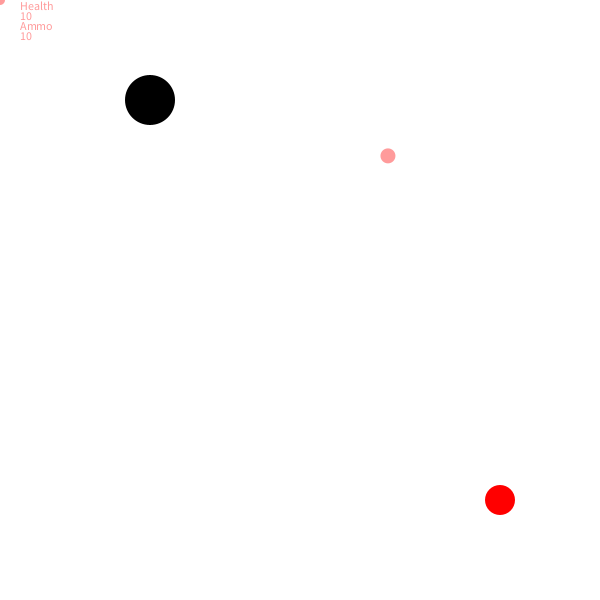
Frame 1 (no input)
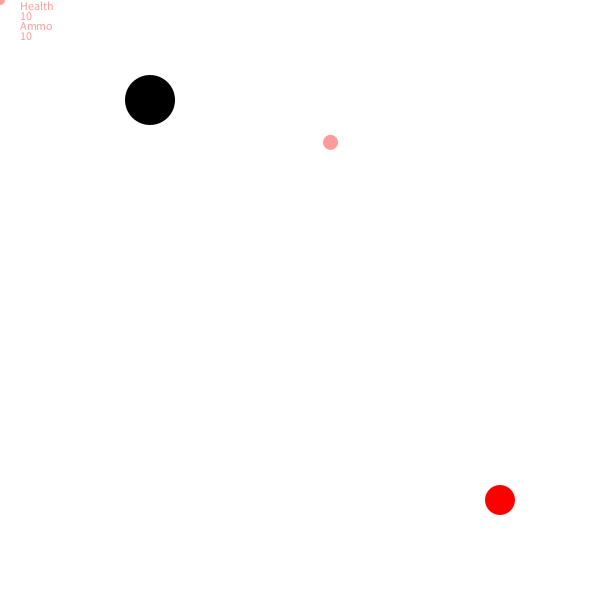
Frame 60 (the mouse pressed at the canvas centre just before this capture)
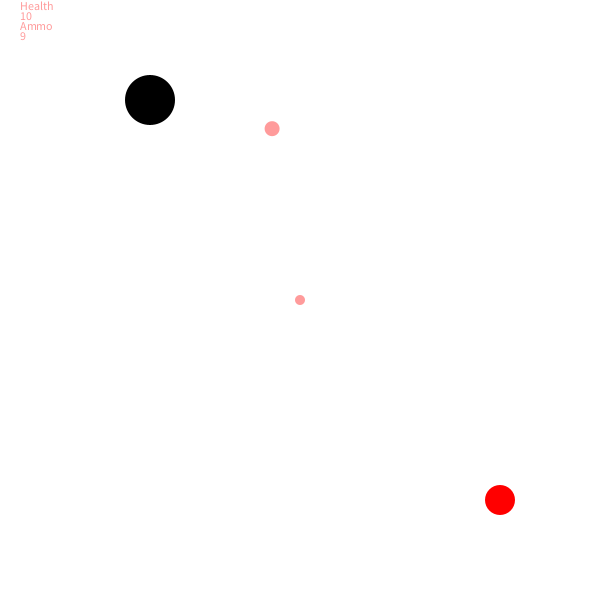
Frame 120 (the mouse held since frame 60 and released just before this capture)

The Processing sketch that drew these frames (run headless with seeded random() and noise(); from frame 60 on, the mouse is pressed at the canvas centre):

// Processing sketch: Enemies
// ── Enemies.pde
//global variables
float x = 150;
float y = 100;
float speed = 5;
int wait = 2000;
boolean reload;
long reloadStartTime;
float zombieSpeed = 1;
Boolean started = false;
PVector zombieDude;

int rad = 250;
float theta = 0;
PVector enemy, player, projectile, target;


Player p1 = new Player(150, 100, 10, 10);
Enemy e1 = new Enemy(500, 500, 1, 1);

void setup() {
  size(600,600);
  zombieDude = new PVector(random(width), random(height), 0.);
  ellipseMode(CENTER);
  noStroke();
  fill(255, 0,0);
}
  

void draw() {
  background(255);
  display();
  
  fill(255, 0, 0, 100);
  ellipse(mouseX, mouseY, 10, 10); //aim
  
  text("Health", 20, 10);
  text(p1.health, 20 ,20);
  text("Ammo", 20, 30);
  text(p1.maxAmmo, 20, 40);
  
  // i didnt know how to make an object follow player so i copied most of this code https://forum.processing.org/one/topic/how-do-i-get-objects-to-follow-a-separate-moving-object.html
 
  ellipse(zombieDude.x, zombieDude.y,15, 15);
  float angle = atan2(p1.y-zombieDude.y, p1.x-zombieDude.x);
  float newX = cos(angle)*zombieSpeed + zombieDude.x;
  float newY = sin(angle)*zombieSpeed + zombieDude.y;
  zombieDude.set(newX, newY, 0.);
  
  if(p1.y==zombieDude.y && p1.x==zombieDude.x){
    p1.health = p1.health - 1;
  }
    
  
  
}
    


//character display

  
void display() {
  fill(0,0,0);
    ellipse(p1.x, p1.y, 50, 50);
    if(x > width - 25){
      p1.x = width -25;
    }if(y > height){
      p1.y = height - 25;
    }if(p1.x < 0 + 25){
      p1.x = 0 + 25;
    }if(p1.y < 0 + 25){
      p1.y = 0 + 25;
    }
    
if (reload) {
  if (millis() > (reloadStartTime + wait)) {
    p1.maxAmmo= 10;
    reload = false;
  }
  
}

//enemy display
  fill(255,0,0);
    ellipse(e1.x, e1.y, 30, 30);
    
}
void keyPressed() {
   if(key == 'r') {
       reload = true;
       reloadStartTime = millis();
    }
  if(key == 'w') {
  p1.y = p1.y - speed;
}
  if(key == 's') {
  p1.y = p1.y + speed;
}
  if(key == 'a') {
  p1.x = p1.x -speed;
}
  if(key == 'd') {
    p1.x = p1.x +speed;
}
 
  
}
  void mousePressed() {
    if (mousePressed == true) {
      p1.maxAmmo -= 1;
    }
    if (p1.maxAmmo < 0) {
      p1.maxAmmo = 0;
  }
  }
class Player {
  public float x;
  public float y;
  public int health;
  public int maxAmmo;
 

  public Player(float x, float y, int health, int maxAmmo) {
    this.x = x;
    this.y = y;
    this.health = health;
    this.maxAmmo = maxAmmo;
  }
}
class Enemy {
    public float x;
    public float y;
    public int health;
    public int damage;
  
  public Enemy(float x, float y, int health, int damage) {
    this.x = x;
    this.y = y;
    this.health = health;
    this.damage = damage;
  }


}
